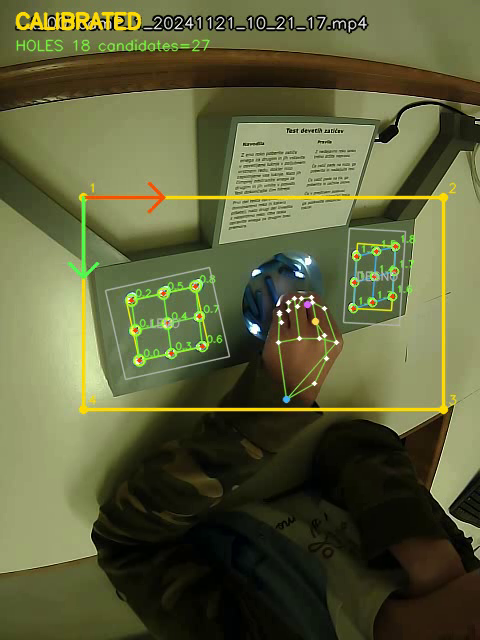
#> input picture LaTeX_example/fig/article/calibrated_frame.png, 480 x 640 px
$ python -i track_calibrated_hand_and_pins.py   (imports and definitions only)
#> lines starting #> are read from the running program, lines starting #| are printed output that depends on the picture; after the words box and inside, x2 and y2 are one past the last pixel; in counts of white or black regions, pixels touching at a corner belong together
#> further down, picture is the input picture: shape (640, 480, 3); mean B, G, R 59.4, 96.2, 92.9
import argparse
import json
import math
from collections import deque
from dataclasses import dataclass
from pathlib import Path
from typing import Deque, Dict, List, Optional, Sequence, Tuple

import cv2
import matplotlib

# [1 line not run here, left out]
import matplotlib.pyplot as plt
import mediapipe as mp
import numpy as np
import pandas as pd

from test_detect_side_hole_grids import (
    cluster_candidates as cluster_side_hole_candidates,
    detect_bright_hole_candidates as detect_side_hole_candidates,
    select_two_grids as select_two_side_hole_grids,
)


Circle = Tuple[float, float, float]
Point = Tuple[float, float]

PALM_LANDMARKS = [0, 1, 5, 9, 13, 17]

# Nastavljivi casovni parametri. Za mirnejso hitrost/pospesek povecaj okna,
# za bolj odzivno meritev jih zmanjsaj.
DEFAULT_HAND_CENTER_MA_WINDOW_FRAMES = 3
DEFAULT_VELOCITY_WINDOW_FRAMES = 3
DEFAULT_ACCELERATION_WINDOW_FRAMES = 5

# Nastavitve za zaklep zasedenosti luknje. Zasedenost se potrdi sele po tem,
# ko sta palec/kazalec obiskala luknjo, se umaknila, in je dokaz stabilen.
DEFAULT_OCCUPANCY_INTERACTION_MEMORY_FRAMES = 24
DEFAULT_OCCUPANCY_SETTLE_FRAMES = 3
DEFAULT_OCCUPANCY_STABLE_OCCUPIED_FRAMES = 3
DEFAULT_OCCUPANCY_STABLE_EMPTY_FRAMES = 3


@dataclass
class Hole:
    hole_id: int
    grid_id: int
    local_id: int
    row: int
    col: int
    x_px: float
    y_px: float
    r_px: float
    x_mm: float
    y_mm: float
    matched: bool


@dataclass
class BoardCalibration:
    calibrated: bool
    width: int
    height: int
    median_frame: np.ndarray
    board_quad: Optional[np.ndarray]
    board_mask: np.ndarray
    holes: List[Hole]
    mm_per_px: float
    px_per_mm: float
    image_to_mm_h: Optional[np.ndarray]
    mm_to_image_h: Optional[np.ndarray]
    grid_info: List[Dict]
    candidate_count: int


@dataclass
class HandCandidate:
    index: int
    landmarks: object
    handedness: str
    points: np.ndarray
    center: Tuple[int, int]
    bbox: Tuple[int, int, int, int]
    score: float


@dataclass
class PinDetection:
    x_px: float
    y_px: float
    r_px: float
    area_px: float
    mean_value: float
    mean_diff: float
    mean_motion: float
    near_hole: bool
    x_mm: float
    y_mm: float


# [42 lines left out: functions get_default_video_path, create_output_paths, read_median_frame, not called in this run]


def order_quad_points(points: np.ndarray) -> np.ndarray:
    pts = points.reshape(-1, 2).astype(np.float32)
    s = pts.sum(axis=1)
    diff = np.diff(pts, axis=1).reshape(-1)
    ordered = np.zeros((4, 2), dtype=np.float32)
    ordered[0] = pts[np.argmin(s)]
    ordered[2] = pts[np.argmax(s)]
    ordered[1] = pts[np.argmin(diff)]
    ordered[3] = pts[np.argmax(diff)]
    return ordered


def detect_board_quad(frame_bgr: np.ndarray, min_area_frac: float = 0.10) -> Optional[np.ndarray]:
#> called with min_area_frac = 0.1
    h, w = frame_bgr.shape[:2]
#> h = 640; w = 480
    frame_area = float(h * w)
#> frame_area = 307200
    gray = cv2.cvtColor(frame_bgr, cv2.COLOR_BGR2GRAY)
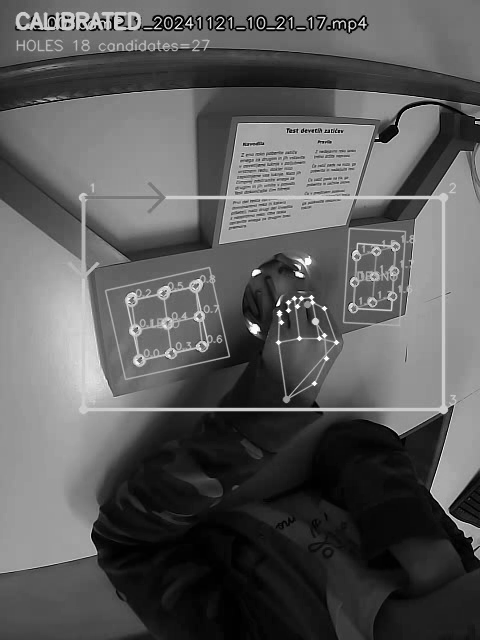
#> gray: shape (640, 480); min 0, max 255, mean 91
    clahe = cv2.createCLAHE(clipLimit=2.0, tileGridSize=(8, 8))
    gray_eq = clahe.apply(gray)
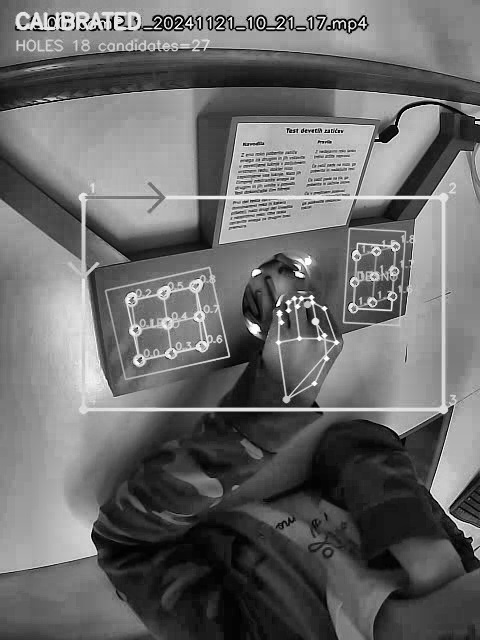
#> gray_eq: shape (640, 480); min 0, max 255, mean 107.5
    blur = cv2.GaussianBlur(gray_eq, (5, 5), 0)
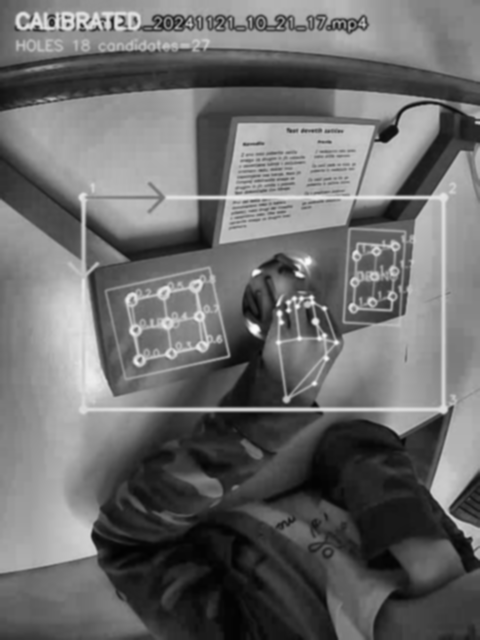
#> blur: shape (640, 480); min 2, max 252, mean 107.5
    edges = cv2.Canny(blur, 45, 130)
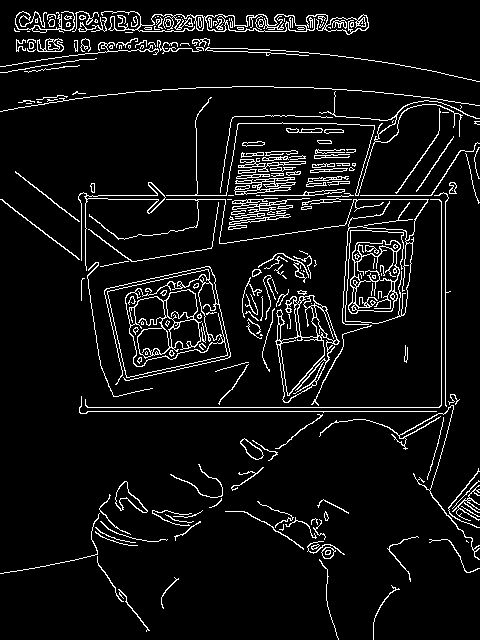
#> edges: shape (640, 480); 6.9% white in thin lines or dots
    edges = cv2.dilate(edges, np.ones((5, 5), np.uint8), iterations=1)
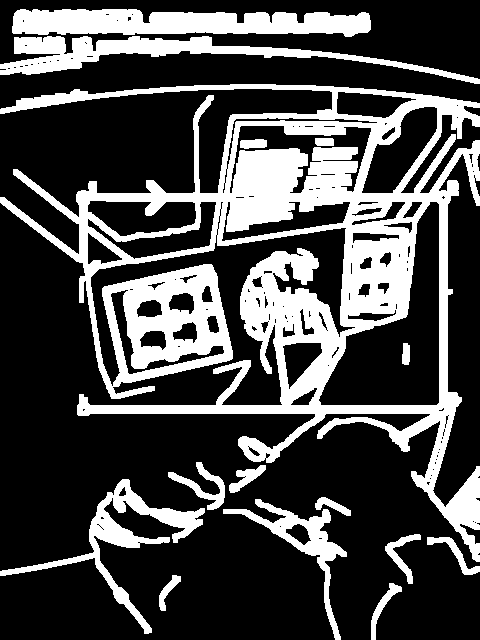
#> edges: shape (640, 480); 28.6% white; 15 white regions, largest, box (x1, y1, x2, y2) and area: (0, 84, 480, 562) 63139, (12, 9, 371, 37) 7612, (0, 36, 480, 84) 6048
    edges = cv2.morphologyEx(edges, cv2.MORPH_CLOSE, np.ones((9, 9), np.uint8), iterations=1)
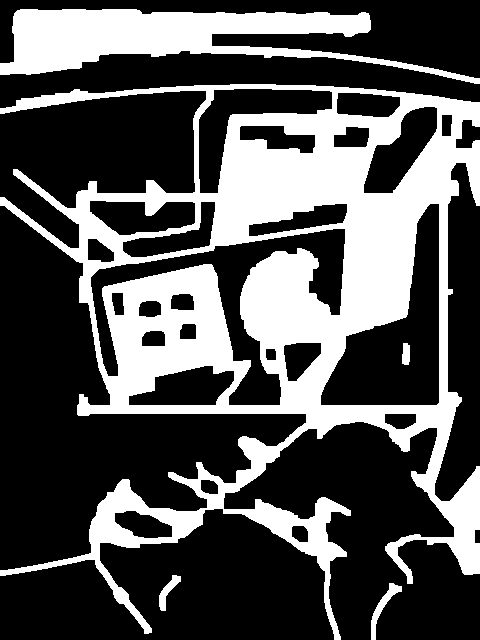
#> edges: shape (640, 480); 32.8% white; 5 white regions

    contours, _ = cv2.findContours(edges, cv2.RETR_EXTERNAL, cv2.CHAIN_APPROX_SIMPLE)
#> contours = 4 contours; box (x1, y1, x2, y2) and area: (0, 84, 480, 640) 128917, (0, 9, 480, 84) 14543, (371, 583, 402, 640) 366, (159, 575, 181, 611) 249
    best_quad = None
    best_score = -1.0

    for contour in contours:
        area = cv2.contourArea(contour)
        if area < min_area_frac * frame_area:
            continue

        perimeter = cv2.arcLength(contour, True)
        if perimeter <= 0:
            continue

        approx = cv2.approxPolyDP(contour, 0.025 * perimeter, True)
        if len(approx) == 4 and cv2.isContourConvex(approx):
            quad = approx.reshape(4, 2).astype(np.float32)
            score = area
        else:
            rect = cv2.minAreaRect(contour)
            quad = cv2.boxPoints(rect).astype(np.float32)
            rect_area = max(1.0, cv2.contourArea(quad))
            fill_ratio = area / rect_area
            if fill_ratio < 0.45:
                continue
            score = area * fill_ratio

        ordered = order_quad_points(quad)
        q_area = abs(cv2.contourArea(ordered))
        if q_area < min_area_frac * frame_area:
            continue

        if score > best_score:
            best_score = score
            best_quad = ordered
#> this loop made 4 passes
#> (area, perimeter, rect, rect_area, fill_ratio, score, pts in order_quad_points, s in order_quad_points) on pass 3: (128917, 5087.1, ((239.5, 361.5), (555, 479), -90), 265845, 0.485, 62516.1, [[479, 639], [-1.7e-14, 639], [0, 84], [479, 84]], [1118, 639, 84, 563])
#> area on passes 1, 2, 4: 366, 249, 14543
#> after the loop, best_score = 62516.1

    return best_quad


# [304 lines left out: functions make_board_mask, point_in_mask, merge_close_circles, detect_hough_circles, circular_blobs_from_mask, detect_hole_candidates and 4 more, not called in this run]


def grid_center(grid: Dict) -> np.ndarray:
    return np.mean(grid["expected_points"], axis=0).astype(np.float32)


def grid_spacing(grid: Dict) -> float:
    return float(0.5 * (grid["spacing_u_px"] + grid["spacing_v_px"]))


# [488 lines left out: functions grid_bbox, grid_orientation_similarity, grid_overlap_ratio, homography_from_grid, rectified_grid_metrics, dedupe_grid_candidates and 7 more, not called in this run]


class CenterKalman:
    # [42 lines left out: functions __init__, _set_dt, initialize, predict, correct, not called in this run]


class TemporalPointFilters:
    # [23 lines left out: functions __init__, update, not called in this run]


class OccupancyStabilizer:
    # [661 lines left out: functions __init__, update, update_stateful, landmarks_to_pixels, compute_hand_center, bbox_from_points and 8 more, not called in this run]


def resolve_video_path(args: argparse.Namespace) -> Path:
    return Path(args.video) if args.video else get_default_video_path(Path(args.data_root))


# [617 lines left out: functions build_calibration_from_args, write_calibration_outputs, calibration_summary, process_calibration_only, process_video, parse_args and 1 more, not called in this run]


# [2 lines not run here, left out]

>>> import cv2
>>> picture = cv2.imread('LaTeX_example/fig/article/calibrated_frame.png')
>>> result = detect_board_quad(picture)
#> result = [[0, 84], [479, 84], [479, 639], [-1.7e-14, 639]]
